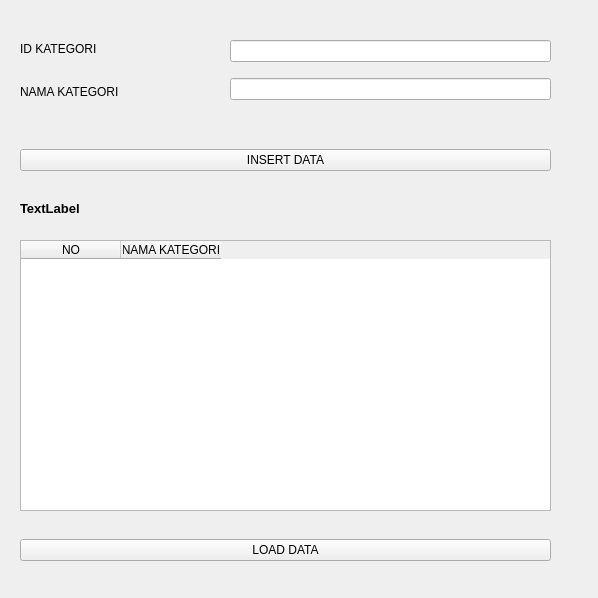
<?xml version="1.0" encoding="UTF-8"?>
<ui version="4.0">
 <class>Form</class>
 <widget class="QWidget" name="Form">
  <property name="geometry">
   <rect>
    <x>0</x>
    <y>0</y>
    <width>598</width>
    <height>598</height>
   </rect>
  </property>
  <property name="windowTitle">
   <string>Form</string>
  </property>
  <widget class="QWidget" name="verticalLayoutWidget">
   <property name="geometry">
    <rect>
     <x>20</x>
     <y>30</y>
     <width>160</width>
     <height>80</height>
    </rect>
   </property>
   <layout class="QVBoxLayout" name="verticalLayout">
    <item>
     <widget class="QLabel" name="labelId">
      <property name="text">
       <string>ID KATEGORI</string>
      </property>
     </widget>
    </item>
    <item>
     <widget class="QLabel" name="labelName">
      <property name="text">
       <string>NAMA KATEGORI</string>
      </property>
     </widget>
    </item>
   </layout>
  </widget>
  <widget class="QWidget" name="verticalLayoutWidget_2">
   <property name="geometry">
    <rect>
     <x>230</x>
     <y>30</y>
     <width>321</width>
     <height>80</height>
    </rect>
   </property>
   <layout class="QVBoxLayout" name="verticalLayout_2">
    <item>
     <widget class="QLineEdit" name="lineEditId"/>
    </item>
    <item>
     <widget class="QLineEdit" name="lineEditName"/>
    </item>
   </layout>
  </widget>
  <widget class="QWidget" name="horizontalLayoutWidget">
   <property name="geometry">
    <rect>
     <x>20</x>
     <y>140</y>
     <width>531</width>
     <height>41</height>
    </rect>
   </property>
   <layout class="QHBoxLayout" name="horizontalLayout">
    <item>
     <widget class="QPushButton" name="pushButtonInsert">
      <property name="text">
       <string>INSERT DATA</string>
      </property>
     </widget>
    </item>
   </layout>
  </widget>
  <widget class="QLabel" name="labelResult">
   <property name="geometry">
    <rect>
     <x>20</x>
     <y>200</y>
     <width>531</width>
     <height>16</height>
    </rect>
   </property>
   <property name="font">
    <font>
     <pointsize>10</pointsize>
     <weight>75</weight>
     <bold>true</bold>
    </font>
   </property>
   <property name="text">
    <string>TextLabel</string>
   </property>
  </widget>
  <widget class="QWidget" name="verticalLayoutWidget_3">
   <property name="geometry">
    <rect>
     <x>20</x>
     <y>240</y>
     <width>531</width>
     <height>271</height>
    </rect>
   </property>
   <layout class="QVBoxLayout" name="verticalLayout_3">
    <item>
     <widget class="QTableWidget" name="tableWidget">
      <column>
       <property name="text">
        <string>NO</string>
       </property>
      </column>
      <column>
       <property name="text">
        <string>NAMA KATEGORI</string>
       </property>
      </column>
     </widget>
    </item>
   </layout>
  </widget>
  <widget class="QWidget" name="horizontalLayoutWidget_2">
   <property name="geometry">
    <rect>
     <x>20</x>
     <y>530</y>
     <width>531</width>
     <height>41</height>
    </rect>
   </property>
   <layout class="QHBoxLayout" name="horizontalLayout_2">
    <item>
     <widget class="QPushButton" name="pushButtonLoad">
      <property name="text">
       <string>LOAD DATA</string>
      </property>
     </widget>
    </item>
   </layout>
  </widget>
 </widget>
 <resources/>
 <connections/>
</ui>
